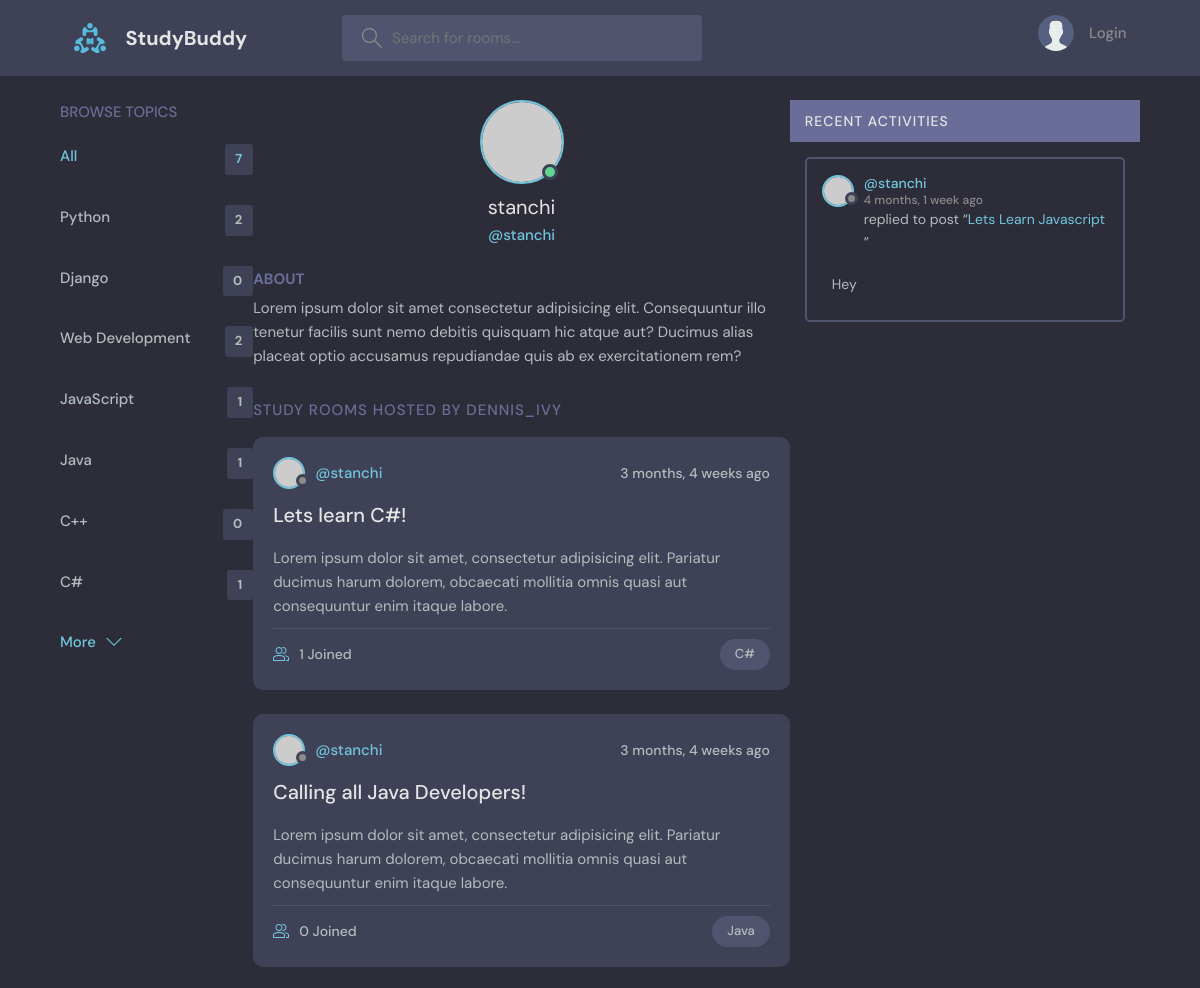
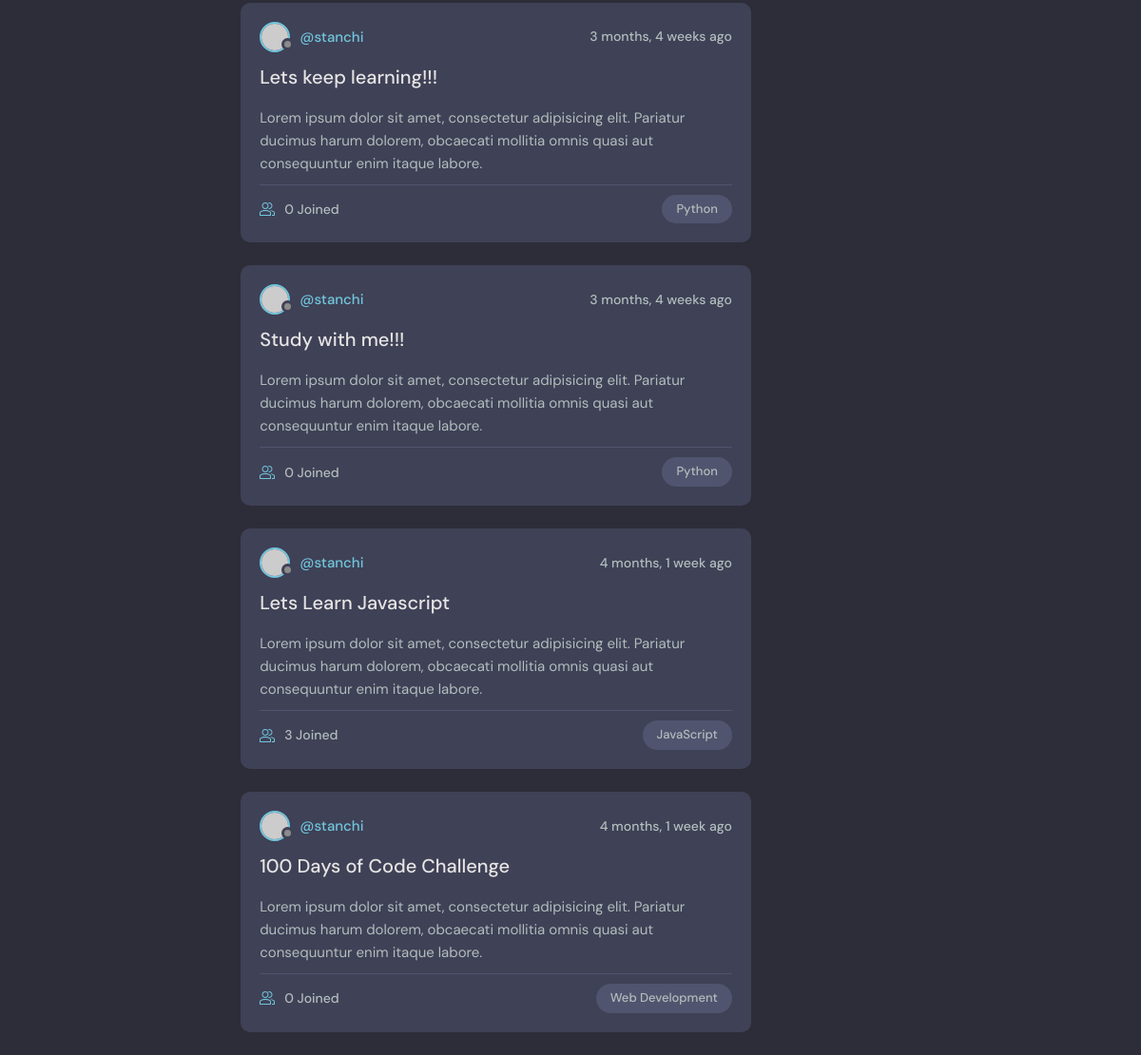
Page /profile/1/ on the committed database (2 pictures, top to bottom).
### base/models.py (models this page shows, shortened)
class Topic(models.Model):
    name = models.CharField(max_length=200)

class Room(models.Model):
    host = models.ForeignKey(User, on_delete=models.SET_NULL, null=True)
    topic = models.ForeignKey(Topic, on_delete=models.SET_NULL, null=True)
    name = models.CharField(max_length=200)
    description = models.TextField(null=True, blank=True)
    participants = models.ManyToManyField(User, related_name='participants', blank=True)
    updated = models.DateTimeField(auto_now=True)
    created = models.DateTimeField(auto_now_add=True)
    class Meta:
        ordering = ['-updated', '-created']
    def __str__(self):
        return self.name

class Message(models.Model):
    user = models.ForeignKey(User, on_delete=models.CASCADE)
    room = models.ForeignKey(Room, on_delete=models.CASCADE)
    body = models.TextField()
    updated = models.DateTimeField(auto_now=True)
    created = models.DateTimeField(auto_now_add=True)
    class Meta:
        ordering = ['-updated', '-created']

### base/views.py (the view)
# urls.py: path('profile/<str:pk>/', views.userProfile, name='user-profile'),
def userProfile(request, pk):
    user = User.objects.get(id=pk)
    rooms = user.room_set.all()
    room_messages = user.message_set.all()
    topics = Topic.objects.all()
    context = {'user': user, 'rooms': rooms, 'room_messages': room_messages, 'topics': topics}
    return render(request, 'base/profile.html', context)

### base/templates/base/profile.html (shortened to what this page needs)
{% extends 'main.html' %}
{% block content %}
  <main class="profile-page layout layout--3">
    <div class="container">
      <div>
        {% include 'base/topics_component.html' %}
      </div>
      <div class="roomList">
        <div class="profile">
          <div class="profile__avatar">
            <div class="avatar avatar--large active">
              <img src="https://randomuser.me/api/portraits/men/11.jpg" />
            </div>
          </div>
          <div class="profile__info">
            <h3>{{ user.username }}</h3>
            <p>@{{ user.username }}</p>
          </div>
          <div class="profile__about">
            <h3>About</h3>
            <p>
              Lorem ipsum dolor sit amet consectetur adipisicing elit. Consequuntur illo tenetur
              facilis sunt nemo debitis quisquam hic atque aut? Ducimus alias placeat optio
              accusamus repudiandae quis ab ex exercitationem rem?
            </p>
          </div>
        </div>
        <div class="roomList__header">
          <div>
            <h2>Study Rooms Hosted by dennis_ivy</a>
            </h2>
          </div>
        </div>
        {% include 'base/feed_component.html' %}
      </div>
      {% include 'base/activity_component.html' %}
    </div>
  </main>
{% endblock content %}

### templates/main.html (shortened to what this page needs)
<!DOCTYPE html>
{% load static %}
<html lang="en">
  <head>
    <link rel="stylesheet" href="{% static 'styles/style.css' %}" />
  </head>
  <body>
    {% include 'navbar.html' %}
    {% block content %}
    {% endblock %}
  </body>
</html>

### templates/navbar.html (shortened to what this page needs)
{% load static %}
<header class="header header--loggedIn">
    <div class="container">
      <a href="{% url 'home' %}" class="header__logo">
        <img src="{% static 'images/logo.svg' %}" />
        <h1>StudyBuddy</h1>
      </a>
      <form class="header__search" method="GET" action="{% url 'home' %}">
        <label>
          <input name="q" placeholder="Search for rooms..." />
        </label>
      </form>
      <nav class="header__menu">
        {% if request.user.is_authenticated  %}
        <div class="header__user">
          <a href="{% url 'update-user' %}">
            <div class="avatar avatar--medium active">
              <img src="https://randomuser.me/api/portraits/men/37.jpg" />
            </div>
            <p> {{request.user.username}} <span>@ {{request.user.username}}</span></p>
          </a>
          <button class="dropdown-button">
            <svg version="1.1" xmlns="http://www.w3.org/2000/svg" width="32" height="32" viewBox="0 0 32 32">
              <title>chevron-down</title>
              <path d="M16 21l-13-13h-3l16 16 16-16h-3l-13 13z"></path>
            </svg>
          </button>
        </div>
        {% else %}
        <a href="{% url 'login' %}">
          <img src="{% static 'images/avatar.svg' %}" />
          <p>Login</p>
        </a>
        {% endif %}
      </nav>
    </div>
  </header>

### base/templates/base/topics_component.html
<div class="topics">
    <div class="topics__header">
      <h2>Browse Topics</h2>
    </div>
    <ul class="topics__list">
      <li>
        <a href="{% url 'home' %}" class="active">All <span>{{ topics.count }}</span></a>
      </li>
      {% for topic in topics %}
      <li>
        <a href="{% url 'home' %}?q={{topic.name}}">{{ topic.name }} <span>{{ topic.room_set.all.count }}</span></a>
      </li>
      {% endfor %}
    </ul>
    <a class="btn btn--link" href="{% url 'topics' %}">
      More
      <svg version="1.1" xmlns="http://www.w3.org/2000/svg" width="32" height="32" viewBox="0 0 32 32">
        <title>chevron-down</title>
        <path d="M16 21l-13-13h-3l16 16 16-16h-3l-13 13z"></path>
      </svg>
    </a>
  </div>

### base/templates/base/feed_component.html (shortened to what this page needs)
{% for room in rooms %}
<div class="roomListRoom">
    <div class="roomListRoom__header">
      <a href="{% url 'user-profile' room.host.id %}" class="roomListRoom__author">
        <div class="avatar avatar--small">
          <img src="https://randomuser.me/api/portraits/women/11.jpg" />
        </div>
        <span>@{{ room.host.username }}</span>
      </a>
      <div class="roomListRoom__actions">
        <span>{{ room.created|timesince }} ago</span>
      </div>
    </div>
    <div class="roomListRoom__content">
      <a href="{% url 'room' room.id %}">{{ room.name }}</a>
      <p>
        Lorem ipsum dolor sit amet, consectetur adipisicing elit. Pariatur ducimus harum dolorem, obcaecati
        mollitia omnis quasi aut consequuntur enim itaque labore.
      </p>
    </div>
    <div class="roomListRoom__meta">
      <a href="{% url 'room' room.id %}" class="roomListRoom__joined">
        {{ room.participants.all.count }} Joined
      </a>
      <p class="roomListRoom__topic">{{room.topic.name}}</p>
    </div>
  </div>
{% endfor %}

### base/templates/base/activity_component.html (shortened to what this page needs)
<class="activities">
    <div class="activities__header">
      <h2>Recent Activities</h2>
    </div>
    {% for message in room_messages %}
    <div class="activities__box">
      <div class="activities__boxHeader roomListRoom__header">
        <a href="{% url 'user-profile' message.user.id %}" class="roomListRoom__author">
          <div class="avatar avatar--small">
            <img src="https://randomuser.me/api/portraits/women/11.jpg" />
          </div>
          <p>
            @{{message.user}}
            <span>{{message.created|timesince}} ago</span>
          </p>
        </a>
      </div>
      <div class="activities__boxContent">
        <p>replied to post “<a href="{% url 'room' message.room.id %}">{{ message.room }}</a>”</p>
        <div class="activities__boxRoomContent">
          {{ message.body }}
        </div>
      </div>
    </div>
{% endfor %}

### rows in the picture
Topic: name "Python", room_set.all.count "2"
Topic: name "Django", room_set.all.count "0"
Topic: name "Web Development", room_set.all.count "2"
Topic: name "JavaScript", room_set.all.count "1"
Topic: name "Java", room_set.all.count "1"
Topic: name "C++", room_set.all.count "0"
Topic: name "C#", room_set.all.count "1"
Room: host.username "stanchi", created "3 months, 4 weeks", name "Lets learn C#!", participants.all.count "1", topic.name "C#"
Room: host.username "stanchi", created "3 months, 4 weeks", name "Calling all Java Developers!", participants.all.count "0", topic.name "Java"
Room: host.username "stanchi", created "3 months, 4 weeks", name "Lets keep learning!!!", participants.all.count "0", topic.name "Python"
Room: host.username "stanchi", created "3 months, 4 weeks", name "Study with me!!!", participants.all.count "0", topic.name "Python"
Room: host.username "stanchi", created "4 months, 1 week", name "Lets Learn Javascript", participants.all.count "3", topic.name "JavaScript"
Room: host.username "stanchi", created "4 months, 1 week", name "100 Days of Code Challenge", participants.all.count "0", topic.name "Web Development"
Message: user "stanchi", created "4 months, 1 week", room "Lets Learn Javascript", body "Hey"

### other values in the picture
{{ topics.count }} "7"
{{ user.username }} "stanchi"
